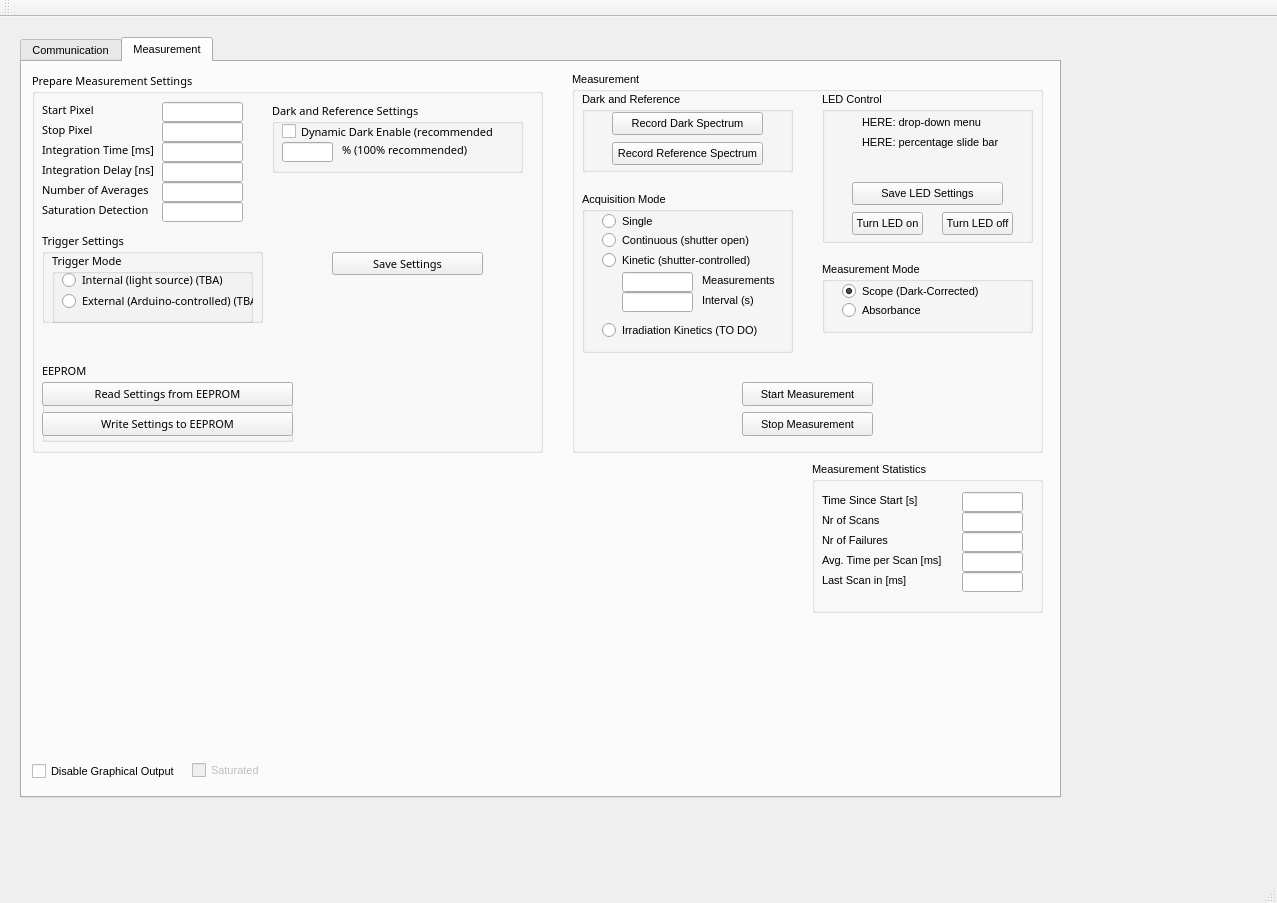
<?xml version="1.0" encoding="UTF-8"?>
<ui version="4.0">
 <class>QtdemoClass</class>
 <widget class="QMainWindow" name="QtdemoClass">
  <property name="geometry">
   <rect>
    <x>0</x>
    <y>0</y>
    <width>1277</width>
    <height>903</height>
   </rect>
  </property>
  <property name="font">
   <font>
    <pointsize>8</pointsize>
   </font>
  </property>
  <property name="windowTitle">
   <string>Qtdemo</string>
  </property>
  <widget class="QWidget" name="centralWidget">
   <widget class="QTabWidget" name="tabWidget">
    <property name="geometry">
     <rect>
      <x>20</x>
      <y>20</y>
      <width>1041</width>
      <height>761</height>
     </rect>
    </property>
    <property name="currentIndex">
     <number>1</number>
    </property>
    <widget class="QWidget" name="CommunicationTab">
     <attribute name="title">
      <string>Communication</string>
     </attribute>
     <widget class="QGroupBox" name="groupBox_6">
      <property name="geometry">
       <rect>
        <x>20</x>
        <y>380</y>
        <width>241</width>
        <height>161</height>
       </rect>
      </property>
      <property name="title">
       <string>Selected Device Info</string>
      </property>
      <widget class="QLineEdit" name="DetectorEdt">
       <property name="geometry">
        <rect>
         <x>110</x>
         <y>20</y>
         <width>121</width>
         <height>20</height>
        </rect>
       </property>
      </widget>
      <widget class="QLineEdit" name="NrPixelsEdt">
       <property name="geometry">
        <rect>
         <x>110</x>
         <y>40</y>
         <width>121</width>
         <height>20</height>
        </rect>
       </property>
      </widget>
      <widget class="QLineEdit" name="FPGAVerEdt">
       <property name="geometry">
        <rect>
         <x>110</x>
         <y>60</y>
         <width>121</width>
         <height>20</height>
        </rect>
       </property>
      </widget>
      <widget class="QLineEdit" name="FirmwareVerEdt">
       <property name="geometry">
        <rect>
         <x>110</x>
         <y>80</y>
         <width>121</width>
         <height>20</height>
        </rect>
       </property>
      </widget>
      <widget class="QLineEdit" name="DLLVerEdt">
       <property name="geometry">
        <rect>
         <x>110</x>
         <y>100</y>
         <width>121</width>
         <height>20</height>
        </rect>
       </property>
      </widget>
      <widget class="QLabel" name="label_20">
       <property name="geometry">
        <rect>
         <x>10</x>
         <y>20</y>
         <width>121</width>
         <height>16</height>
        </rect>
       </property>
       <property name="text">
        <string>Detector</string>
       </property>
      </widget>
      <widget class="QLabel" name="label_21">
       <property name="geometry">
        <rect>
         <x>10</x>
         <y>40</y>
         <width>111</width>
         <height>16</height>
        </rect>
       </property>
       <property name="text">
        <string>Nr of Pixels</string>
       </property>
      </widget>
      <widget class="QLabel" name="label_22">
       <property name="geometry">
        <rect>
         <x>10</x>
         <y>60</y>
         <width>121</width>
         <height>16</height>
        </rect>
       </property>
       <property name="text">
        <string>FPGA Version</string>
       </property>
      </widget>
      <widget class="QLabel" name="label_23">
       <property name="geometry">
        <rect>
         <x>10</x>
         <y>80</y>
         <width>121</width>
         <height>16</height>
        </rect>
       </property>
       <property name="text">
        <string>Firmware Version</string>
       </property>
      </widget>
      <widget class="QLabel" name="label_24">
       <property name="geometry">
        <rect>
         <x>10</x>
         <y>100</y>
         <width>121</width>
         <height>16</height>
        </rect>
       </property>
       <property name="text">
        <string>DLL Version</string>
       </property>
      </widget>
      <widget class="QLabel" name="label_44">
       <property name="geometry">
        <rect>
         <x>10</x>
         <y>120</y>
         <width>111</width>
         <height>16</height>
        </rect>
       </property>
       <property name="text">
        <string>Device Type</string>
       </property>
      </widget>
      <widget class="QLineEdit" name="DeviceTypeEdt">
       <property name="geometry">
        <rect>
         <x>110</x>
         <y>120</y>
         <width>121</width>
         <height>20</height>
        </rect>
       </property>
      </widget>
     </widget>
     <widget class="QPushButton" name="DeactivateBtn">
      <property name="geometry">
       <rect>
        <x>20</x>
        <y>340</y>
        <width>151</width>
        <height>24</height>
       </rect>
      </property>
      <property name="text">
       <string>Deactivate</string>
      </property>
     </widget>
     <widget class="QPushButton" name="ActivateBtn">
      <property name="geometry">
       <rect>
        <x>20</x>
        <y>310</y>
        <width>151</width>
        <height>24</height>
       </rect>
      </property>
      <property name="text">
       <string>Activate</string>
      </property>
     </widget>
     <widget class="QTableWidget" name="SpectrometerList">
      <property name="geometry">
       <rect>
        <x>20</x>
        <y>110</y>
        <width>821</width>
        <height>181</height>
       </rect>
      </property>
      <property name="rowCount">
       <number>5</number>
      </property>
      <property name="columnCount">
       <number>5</number>
      </property>
      <row/>
      <row/>
      <row/>
      <row/>
      <row/>
      <column>
       <property name="text">
        <string>SerialNr</string>
       </property>
      </column>
      <column>
       <property name="text">
        <string>Status</string>
       </property>
      </column>
      <column>
       <property name="text">
        <string>Spectrometer Port Number</string>
       </property>
      </column>
      <column>
       <property name="text">
        <string>Spectrometer IP Address</string>
       </property>
      </column>
      <column>
       <property name="text">
        <string>Connected to</string>
       </property>
      </column>
     </widget>
     <widget class="QPushButton" name="OpenCommBtn">
      <property name="geometry">
       <rect>
        <x>20</x>
        <y>10</y>
        <width>151</width>
        <height>24</height>
       </rect>
      </property>
      <property name="text">
       <string>Open Communication</string>
      </property>
     </widget>
     <widget class="QPushButton" name="UpdateListBtn">
      <property name="geometry">
       <rect>
        <x>20</x>
        <y>70</y>
        <width>151</width>
        <height>24</height>
       </rect>
      </property>
      <property name="text">
       <string>Update List</string>
      </property>
     </widget>
     <widget class="QGroupBox" name="groupBox_12">
      <property name="geometry">
       <rect>
        <x>190</x>
        <y>10</y>
        <width>121</width>
        <height>71</height>
       </rect>
      </property>
      <property name="title">
       <string>Connect</string>
      </property>
      <widget class="QRadioButton" name="ConnectUSBRBtn">
       <property name="geometry">
        <rect>
         <x>10</x>
         <y>20</y>
         <width>101</width>
         <height>17</height>
        </rect>
       </property>
       <property name="text">
        <string>USB</string>
       </property>
      </widget>
      <widget class="QRadioButton" name="ConnectEthernetRBtn">
       <property name="geometry">
        <rect>
         <x>10</x>
         <y>40</y>
         <width>101</width>
         <height>17</height>
        </rect>
       </property>
       <property name="text">
        <string>Ethernet</string>
       </property>
      </widget>
     </widget>
     <widget class="QPushButton" name="CloseCommBtn">
      <property name="geometry">
       <rect>
        <x>20</x>
        <y>40</y>
        <width>151</width>
        <height>24</height>
       </rect>
      </property>
      <property name="text">
       <string>Close Communication</string>
      </property>
     </widget>
     <widget class="QPushButton" name="DigitalIoBtn">
      <property name="geometry">
       <rect>
        <x>20</x>
        <y>560</y>
        <width>151</width>
        <height>24</height>
       </rect>
      </property>
      <property name="text">
       <string>Digital IO</string>
      </property>
     </widget>
     <widget class="QPushButton" name="AnalogIoBtn">
      <property name="geometry">
       <rect>
        <x>20</x>
        <y>590</y>
        <width>151</width>
        <height>24</height>
       </rect>
      </property>
      <property name="text">
       <string>Analog IO</string>
      </property>
     </widget>
     <widget class="QPushButton" name="ShowEepromBtn">
      <property name="geometry">
       <rect>
        <x>20</x>
        <y>650</y>
        <width>151</width>
        <height>24</height>
       </rect>
      </property>
      <property name="text">
       <string>Show EEPROM Params</string>
      </property>
     </widget>
     <widget class="QPushButton" name="ResetSpectrometerBtn">
      <property name="geometry">
       <rect>
        <x>20</x>
        <y>620</y>
        <width>151</width>
        <height>24</height>
       </rect>
      </property>
      <property name="text">
       <string>Reset Spectrometer</string>
      </property>
     </widget>
    </widget>
    <widget class="QWidget" name="MeasurementTab">
     <attribute name="title">
      <string>Measurement</string>
     </attribute>
     <widget class="QGroupBox" name="groupBox">
      <property name="geometry">
       <rect>
        <x>550</x>
        <y>10</y>
        <width>471</width>
        <height>381</height>
       </rect>
      </property>
      <property name="title">
       <string>Measurement</string>
      </property>
      <widget class="QPushButton" name="StartMeasBtn">
       <property name="geometry">
        <rect>
         <x>170</x>
         <y>310</y>
         <width>131</width>
         <height>24</height>
        </rect>
       </property>
       <property name="text">
        <string>Start Measurement</string>
       </property>
      </widget>
      <widget class="QPushButton" name="StopMeasBtn">
       <property name="geometry">
        <rect>
         <x>170</x>
         <y>340</y>
         <width>131</width>
         <height>24</height>
        </rect>
       </property>
       <property name="text">
        <string>Stop Measurement</string>
       </property>
      </widget>
      <widget class="QGroupBox" name="groupBox_13">
       <property name="geometry">
        <rect>
         <x>10</x>
         <y>120</y>
         <width>211</width>
         <height>161</height>
        </rect>
       </property>
       <property name="title">
        <string>Acquisition Mode</string>
       </property>
       <widget class="QRadioButton" name="FixedNrRBtn">
        <property name="geometry">
         <rect>
          <x>20</x>
          <y>60</y>
          <width>161</width>
          <height>17</height>
         </rect>
        </property>
        <property name="text">
         <string>Kinetic (shutter-controlled)</string>
        </property>
       </widget>
       <widget class="QRadioButton" name="ContinuousRBtn">
        <property name="geometry">
         <rect>
          <x>20</x>
          <y>40</y>
          <width>151</width>
          <height>17</height>
         </rect>
        </property>
        <property name="text">
         <string>Continuous (shutter open)</string>
        </property>
       </widget>
       <widget class="QRadioButton" name="IrrKinRBtn">
        <property name="geometry">
         <rect>
          <x>20</x>
          <y>130</y>
          <width>161</width>
          <height>17</height>
         </rect>
        </property>
        <property name="text">
         <string>Irradiation Kinetics (TO DO)</string>
        </property>
       </widget>
       <widget class="QLineEdit" name="NrMeasEdt">
        <property name="geometry">
         <rect>
          <x>40</x>
          <y>80</y>
          <width>71</width>
          <height>20</height>
         </rect>
        </property>
       </widget>
       <widget class="QRadioButton" name="SingleRBtn">
        <property name="geometry">
         <rect>
          <x>20</x>
          <y>20</y>
          <width>81</width>
          <height>18</height>
         </rect>
        </property>
        <property name="text">
         <string>Single</string>
        </property>
       </widget>
       <widget class="QLineEdit" name="Interval">
        <property name="geometry">
         <rect>
          <x>40</x>
          <y>100</y>
          <width>71</width>
          <height>20</height>
         </rect>
        </property>
       </widget>
       <widget class="QLabel" name="label_29">
        <property name="geometry">
         <rect>
          <x>120</x>
          <y>80</y>
          <width>81</width>
          <height>16</height>
         </rect>
        </property>
        <property name="text">
         <string>Measurements</string>
        </property>
       </widget>
       <widget class="QLabel" name="label_30">
        <property name="geometry">
         <rect>
          <x>120</x>
          <y>100</y>
          <width>81</width>
          <height>16</height>
         </rect>
        </property>
        <property name="text">
         <string>Interval (s)</string>
        </property>
       </widget>
      </widget>
      <widget class="QGroupBox" name="groupBox_5">
       <property name="geometry">
        <rect>
         <x>10</x>
         <y>20</y>
         <width>211</width>
         <height>80</height>
        </rect>
       </property>
       <property name="title">
        <string>Dark and Reference</string>
       </property>
       <widget class="QPushButton" name="DarkMeasBtn">
        <property name="geometry">
         <rect>
          <x>30</x>
          <y>20</y>
          <width>151</width>
          <height>23</height>
         </rect>
        </property>
        <property name="text">
         <string>Record Dark Spectrum</string>
        </property>
       </widget>
       <widget class="QPushButton" name="RefMeasBtn">
        <property name="geometry">
         <rect>
          <x>30</x>
          <y>50</y>
          <width>151</width>
          <height>23</height>
         </rect>
        </property>
        <property name="text">
         <string>Record Reference Spectrum</string>
        </property>
       </widget>
      </widget>
      <widget class="QGroupBox" name="groupBox_7">
       <property name="geometry">
        <rect>
         <x>250</x>
         <y>190</y>
         <width>211</width>
         <height>71</height>
        </rect>
       </property>
       <property name="title">
        <string>Measurement Mode</string>
       </property>
       <widget class="QRadioButton" name="Mode_Absorbance">
        <property name="geometry">
         <rect>
          <x>20</x>
          <y>40</y>
          <width>161</width>
          <height>17</height>
         </rect>
        </property>
        <property name="text">
         <string>Absorbance</string>
        </property>
        <attribute name="buttonGroup">
         <string notr="true">buttonGroup_2</string>
        </attribute>
       </widget>
       <widget class="QRadioButton" name="Mode_Scope">
        <property name="geometry">
         <rect>
          <x>20</x>
          <y>20</y>
          <width>151</width>
          <height>18</height>
         </rect>
        </property>
        <property name="text">
         <string>Scope (Dark-Corrected)</string>
        </property>
        <property name="checked">
         <bool>true</bool>
        </property>
        <attribute name="buttonGroup">
         <string notr="true">buttonGroup_2</string>
        </attribute>
       </widget>
      </widget>
      <widget class="QGroupBox" name="groupBox_10">
       <property name="geometry">
        <rect>
         <x>250</x>
         <y>20</y>
         <width>211</width>
         <height>151</height>
        </rect>
       </property>
       <property name="title">
        <string>LED Control</string>
       </property>
       <widget class="QPushButton" name="LED_set">
        <property name="geometry">
         <rect>
          <x>30</x>
          <y>90</y>
          <width>151</width>
          <height>23</height>
         </rect>
        </property>
        <property name="text">
         <string>Save LED Settings</string>
        </property>
       </widget>
       <widget class="QPushButton" name="LED_on_manual">
        <property name="geometry">
         <rect>
          <x>30</x>
          <y>120</y>
          <width>71</width>
          <height>23</height>
         </rect>
        </property>
        <property name="text">
         <string>Turn LED on</string>
        </property>
       </widget>
       <widget class="QPushButton" name="LED_off_manual">
        <property name="geometry">
         <rect>
          <x>120</x>
          <y>120</y>
          <width>71</width>
          <height>23</height>
         </rect>
        </property>
        <property name="text">
         <string>Turn LED off</string>
        </property>
       </widget>
       <widget class="QLabel" name="label_31">
        <property name="geometry">
         <rect>
          <x>40</x>
          <y>20</y>
          <width>121</width>
          <height>20</height>
         </rect>
        </property>
        <property name="text">
         <string>HERE: drop-down menu</string>
        </property>
       </widget>
       <widget class="QLabel" name="label_32">
        <property name="geometry">
         <rect>
          <x>40</x>
          <y>40</y>
          <width>141</width>
          <height>20</height>
         </rect>
        </property>
        <property name="text">
         <string>HERE: percentage slide bar</string>
        </property>
       </widget>
      </widget>
     </widget>
     <widget class="QGroupBox" name="groupBox_8">
      <property name="geometry">
       <rect>
        <x>790</x>
        <y>400</y>
        <width>231</width>
        <height>151</height>
       </rect>
      </property>
      <property name="title">
       <string>Measurement Statistics</string>
      </property>
      <widget class="QLineEdit" name="TimeSinceStartEdt">
       <property name="geometry">
        <rect>
         <x>150</x>
         <y>30</y>
         <width>61</width>
         <height>20</height>
        </rect>
       </property>
      </widget>
      <widget class="QLineEdit" name="NrScansEdt">
       <property name="geometry">
        <rect>
         <x>150</x>
         <y>50</y>
         <width>61</width>
         <height>20</height>
        </rect>
       </property>
      </widget>
      <widget class="QLineEdit" name="NrFailuresEdt">
       <property name="geometry">
        <rect>
         <x>150</x>
         <y>70</y>
         <width>61</width>
         <height>20</height>
        </rect>
       </property>
      </widget>
      <widget class="QLineEdit" name="TimePerScanEdt">
       <property name="geometry">
        <rect>
         <x>150</x>
         <y>90</y>
         <width>61</width>
         <height>20</height>
        </rect>
       </property>
      </widget>
      <widget class="QLineEdit" name="LastScanEdt">
       <property name="geometry">
        <rect>
         <x>150</x>
         <y>110</y>
         <width>61</width>
         <height>20</height>
        </rect>
       </property>
      </widget>
      <widget class="QLabel" name="label_15">
       <property name="geometry">
        <rect>
         <x>10</x>
         <y>30</y>
         <width>111</width>
         <height>16</height>
        </rect>
       </property>
       <property name="text">
        <string>Time Since Start [s]</string>
       </property>
      </widget>
      <widget class="QLabel" name="label_16">
       <property name="geometry">
        <rect>
         <x>10</x>
         <y>50</y>
         <width>101</width>
         <height>16</height>
        </rect>
       </property>
       <property name="text">
        <string>Nr of Scans</string>
       </property>
      </widget>
      <widget class="QLabel" name="label_17">
       <property name="geometry">
        <rect>
         <x>10</x>
         <y>70</y>
         <width>91</width>
         <height>16</height>
        </rect>
       </property>
       <property name="text">
        <string>Nr of Failures</string>
       </property>
      </widget>
      <widget class="QLabel" name="label_18">
       <property name="geometry">
        <rect>
         <x>10</x>
         <y>90</y>
         <width>131</width>
         <height>16</height>
        </rect>
       </property>
       <property name="text">
        <string>Avg. Time per Scan [ms]</string>
       </property>
      </widget>
      <widget class="QLabel" name="label_19">
       <property name="geometry">
        <rect>
         <x>10</x>
         <y>110</y>
         <width>111</width>
         <height>16</height>
        </rect>
       </property>
       <property name="text">
        <string>Last Scan in [ms]</string>
       </property>
      </widget>
     </widget>
     <widget class="Plot" name="plot" native="true">
      <property name="geometry">
       <rect>
        <x>10</x>
        <y>400</y>
        <width>511</width>
        <height>291</height>
       </rect>
      </property>
     </widget>
     <widget class="QCheckBox" name="DisableGraphChk">
      <property name="geometry">
       <rect>
        <x>10</x>
        <y>700</y>
        <width>161</width>
        <height>19</height>
       </rect>
      </property>
      <property name="text">
       <string>Disable Graphical Output</string>
      </property>
     </widget>
     <widget class="QCheckBox" name="SaturatedChk">
      <property name="enabled">
       <bool>false</bool>
      </property>
      <property name="geometry">
       <rect>
        <x>170</x>
        <y>700</y>
        <width>81</width>
        <height>17</height>
       </rect>
      </property>
      <property name="text">
       <string>Saturated</string>
      </property>
      <property name="checkable">
       <bool>true</bool>
      </property>
     </widget>
     <widget class="QGroupBox" name="groupBox_2">
      <property name="geometry">
       <rect>
        <x>10</x>
        <y>10</y>
        <width>511</width>
        <height>381</height>
       </rect>
      </property>
      <property name="font">
       <font>
        <family>Sans Serif</family>
        <pointsize>8</pointsize>
       </font>
      </property>
      <property name="title">
       <string>Prepare Measurement Settings</string>
      </property>
      <widget class="QLineEdit" name="IntTimeEdt">
       <property name="geometry">
        <rect>
         <x>130</x>
         <y>70</y>
         <width>81</width>
         <height>20</height>
        </rect>
       </property>
      </widget>
      <widget class="QLineEdit" name="AvgEdt">
       <property name="geometry">
        <rect>
         <x>130</x>
         <y>110</y>
         <width>81</width>
         <height>20</height>
        </rect>
       </property>
      </widget>
      <widget class="QLabel" name="label">
       <property name="geometry">
        <rect>
         <x>10</x>
         <y>70</y>
         <width>121</width>
         <height>16</height>
        </rect>
       </property>
       <property name="text">
        <string>Integration Time [ms]</string>
       </property>
      </widget>
      <widget class="QLabel" name="label_2">
       <property name="geometry">
        <rect>
         <x>10</x>
         <y>110</y>
         <width>121</width>
         <height>16</height>
        </rect>
       </property>
       <property name="text">
        <string>Number of Averages</string>
       </property>
      </widget>
      <widget class="QLineEdit" name="StartPixelEdt">
       <property name="geometry">
        <rect>
         <x>130</x>
         <y>30</y>
         <width>81</width>
         <height>20</height>
        </rect>
       </property>
      </widget>
      <widget class="QLineEdit" name="StopPixelEdt">
       <property name="geometry">
        <rect>
         <x>130</x>
         <y>50</y>
         <width>81</width>
         <height>20</height>
        </rect>
       </property>
      </widget>
      <widget class="QLineEdit" name="IntDelayEdt">
       <property name="geometry">
        <rect>
         <x>130</x>
         <y>90</y>
         <width>81</width>
         <height>20</height>
        </rect>
       </property>
      </widget>
      <widget class="QLineEdit" name="SatDetEdt">
       <property name="geometry">
        <rect>
         <x>130</x>
         <y>130</y>
         <width>81</width>
         <height>20</height>
        </rect>
       </property>
      </widget>
      <widget class="QLabel" name="label_25">
       <property name="geometry">
        <rect>
         <x>10</x>
         <y>30</y>
         <width>91</width>
         <height>16</height>
        </rect>
       </property>
       <property name="text">
        <string>Start Pixel</string>
       </property>
      </widget>
      <widget class="QLabel" name="label_26">
       <property name="geometry">
        <rect>
         <x>10</x>
         <y>50</y>
         <width>81</width>
         <height>16</height>
        </rect>
       </property>
       <property name="font">
        <font>
         <family>Sans Serif</family>
         <pointsize>8</pointsize>
        </font>
       </property>
       <property name="text">
        <string>Stop Pixel</string>
       </property>
      </widget>
      <widget class="QLabel" name="label_27">
       <property name="geometry">
        <rect>
         <x>10</x>
         <y>90</y>
         <width>121</width>
         <height>16</height>
        </rect>
       </property>
       <property name="text">
        <string>Integration Delay [ns]</string>
       </property>
      </widget>
      <widget class="QLabel" name="label_28">
       <property name="geometry">
        <rect>
         <x>10</x>
         <y>130</y>
         <width>121</width>
         <height>16</height>
        </rect>
       </property>
       <property name="text">
        <string>Saturation Detection</string>
       </property>
      </widget>
      <widget class="QGroupBox" name="groupBox_3">
       <property name="geometry">
        <rect>
         <x>10</x>
         <y>160</y>
         <width>221</width>
         <height>91</height>
        </rect>
       </property>
       <property name="font">
        <font>
         <family>Sans Serif</family>
         <pointsize>8</pointsize>
        </font>
       </property>
       <property name="title">
        <string>Trigger Settings</string>
       </property>
       <widget class="QGroupBox" name="groupBox_9">
        <property name="geometry">
         <rect>
          <x>10</x>
          <y>20</y>
          <width>201</width>
          <height>71</height>
         </rect>
        </property>
        <property name="title">
         <string>Trigger Mode</string>
        </property>
        <widget class="QRadioButton" name="ExternalTriggerBtn">
         <property name="geometry">
          <rect>
           <x>10</x>
           <y>40</y>
           <width>191</width>
           <height>18</height>
          </rect>
         </property>
         <property name="text">
          <string>External (Arduino-controlled) (TBA)</string>
         </property>
         <attribute name="buttonGroup">
          <string notr="true">buttonGroup</string>
         </attribute>
        </widget>
        <widget class="QRadioButton" name="InternalTriggerBtn">
         <property name="geometry">
          <rect>
           <x>10</x>
           <y>20</y>
           <width>161</width>
           <height>16</height>
          </rect>
         </property>
         <property name="text">
          <string>Internal (light source) (TBA)</string>
         </property>
         <attribute name="buttonGroup">
          <string notr="true">buttonGroup</string>
         </attribute>
        </widget>
       </widget>
      </widget>
      <widget class="QPushButton" name="SettingsBtn">
       <property name="geometry">
        <rect>
         <x>300</x>
         <y>180</y>
         <width>151</width>
         <height>23</height>
        </rect>
       </property>
       <property name="text">
        <string>Save Settings</string>
       </property>
      </widget>
      <widget class="QGroupBox" name="groupBox_5_EEPROM">
       <property name="geometry">
        <rect>
         <x>10</x>
         <y>290</y>
         <width>251</width>
         <height>80</height>
        </rect>
       </property>
       <property name="title">
        <string>EEPROM</string>
       </property>
       <widget class="QPushButton" name="ReadEepromBtn">
        <property name="geometry">
         <rect>
          <x>0</x>
          <y>20</y>
          <width>251</width>
          <height>24</height>
         </rect>
        </property>
        <property name="text">
         <string>Read Settings from EEPROM</string>
        </property>
       </widget>
       <widget class="QPushButton" name="WriteEepromBtn">
        <property name="geometry">
         <rect>
          <x>0</x>
          <y>50</y>
          <width>251</width>
          <height>24</height>
         </rect>
        </property>
        <property name="text">
         <string>Write Settings to EEPROM</string>
        </property>
       </widget>
      </widget>
      <widget class="QGroupBox" name="groupBox_4">
       <property name="geometry">
        <rect>
         <x>240</x>
         <y>30</y>
         <width>251</width>
         <height>71</height>
        </rect>
       </property>
       <property name="title">
        <string>Dark and Reference Settings</string>
       </property>
       <widget class="QCheckBox" name="DarkCorrChk">
        <property name="geometry">
         <rect>
          <x>10</x>
          <y>20</y>
          <width>211</width>
          <height>19</height>
         </rect>
        </property>
        <property name="text">
         <string>Dynamic Dark Enable (recommended)</string>
        </property>
       </widget>
       <widget class="QLineEdit" name="DarkCorrPercEdt">
        <property name="geometry">
         <rect>
          <x>10</x>
          <y>40</y>
          <width>51</width>
          <height>20</height>
         </rect>
        </property>
       </widget>
       <widget class="QLabel" name="label_7">
        <property name="geometry">
         <rect>
          <x>70</x>
          <y>40</y>
          <width>141</width>
          <height>16</height>
         </rect>
        </property>
        <property name="text">
         <string>% (100% recommended)</string>
        </property>
       </widget>
      </widget>
     </widget>
    </widget>
   </widget>
  </widget>
  <widget class="QMenuBar" name="menuBar">
   <property name="geometry">
    <rect>
     <x>0</x>
     <y>0</y>
     <width>1277</width>
     <height>21</height>
    </rect>
   </property>
  </widget>
  <widget class="QToolBar" name="mainToolBar">
   <attribute name="toolBarArea">
    <enum>TopToolBarArea</enum>
   </attribute>
   <attribute name="toolBarBreak">
    <bool>false</bool>
   </attribute>
  </widget>
  <widget class="QStatusBar" name="statusBar">
   <property name="sizeGripEnabled">
    <bool>true</bool>
   </property>
  </widget>
 </widget>
 <layoutdefault spacing="6" margin="11"/>
 <customwidgets>
  <customwidget>
   <class>Plot</class>
   <extends>QWidget</extends>
   <header>plot</header>
   <container>1</container>
  </customwidget>
 </customwidgets>
 <tabstops>
  <tabstop>OpenCommBtn</tabstop>
  <tabstop>CloseCommBtn</tabstop>
  <tabstop>UpdateListBtn</tabstop>
  <tabstop>SpectrometerList</tabstop>
  <tabstop>ConnectUSBRBtn</tabstop>
  <tabstop>ConnectEthernetRBtn</tabstop>
  <tabstop>ActivateBtn</tabstop>
  <tabstop>DeactivateBtn</tabstop>
  <tabstop>DetectorEdt</tabstop>
  <tabstop>NrPixelsEdt</tabstop>
  <tabstop>FPGAVerEdt</tabstop>
  <tabstop>FirmwareVerEdt</tabstop>
  <tabstop>DLLVerEdt</tabstop>
  <tabstop>StartPixelEdt</tabstop>
  <tabstop>StopPixelEdt</tabstop>
  <tabstop>IntDelayEdt</tabstop>
  <tabstop>IntTimeEdt</tabstop>
  <tabstop>AvgEdt</tabstop>
  <tabstop>SatDetEdt</tabstop>
  <tabstop>DarkCorrChk</tabstop>
  <tabstop>DarkCorrPercEdt</tabstop>
  <tabstop>StartMeasBtn</tabstop>
  <tabstop>StopMeasBtn</tabstop>
  <tabstop>TimeSinceStartEdt</tabstop>
  <tabstop>NrScansEdt</tabstop>
  <tabstop>NrFailuresEdt</tabstop>
  <tabstop>TimePerScanEdt</tabstop>
  <tabstop>LastScanEdt</tabstop>
  <tabstop>DisableGraphChk</tabstop>
  <tabstop>SaturatedChk</tabstop>
  <tabstop>tabWidget</tabstop>
 </tabstops>
 <resources/>
 <connections/>
 <buttongroups>
  <buttongroup name="buttonGroup_2"/>
  <buttongroup name="buttonGroup"/>
 </buttongroups>
</ui>
